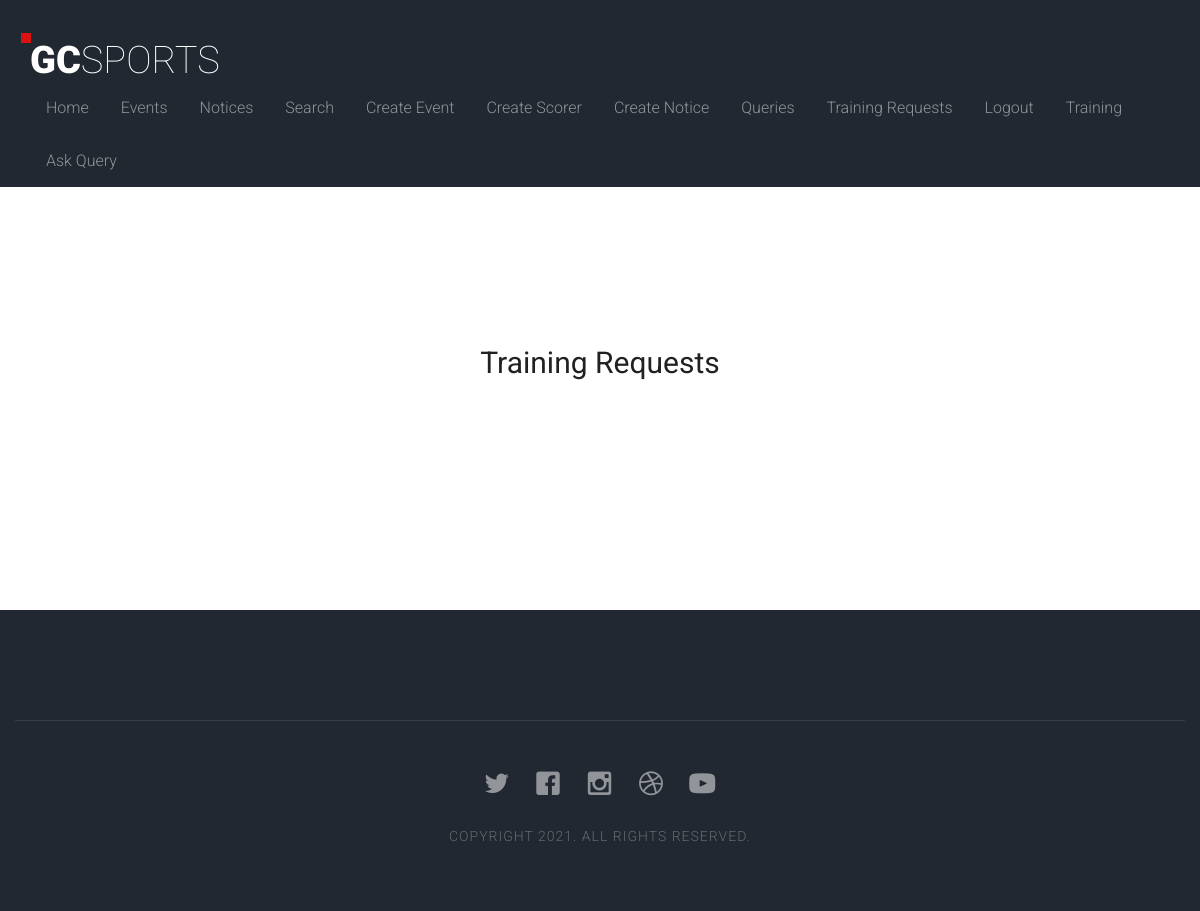
The page /members/listtrainingrequests/ (signed in) on the database as committed earlier.
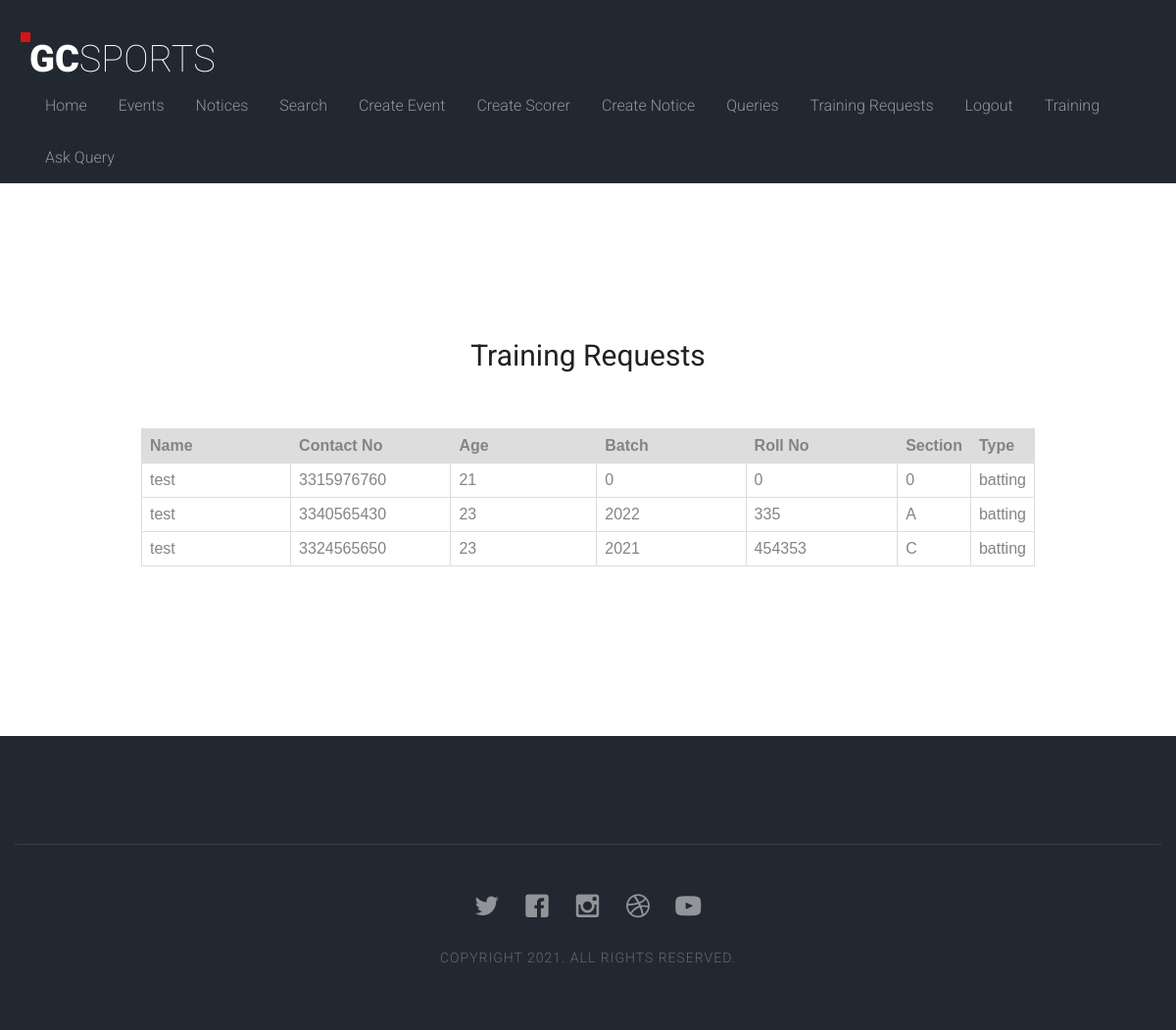
The same page on the database as committed later.
### members/models.py (models this page shows, shortened)
class Training(models.Model):
    name = models.CharField(max_length=100)
    age = models.IntegerField(default=0)
    contactno = models.IntegerField(default=0)
    batch = models.CharField(max_length=100, default=0)
    roll_number = models.CharField(max_length=100, default=0)
    section = models.CharField(max_length=100, default=0)
    type=models.CharField(max_length=10)

### members/views.py (the view)
@login_required
def training_requests(request):
    training = Training.objects.all()
    context = {
        'training': training
    }
    return render(request, 'members/training_requests.html', context)

### members/templates/members/training_requests.html (shortened to what this page needs)
{% extends 'members/base.html' %}
{% load static %}
{% block stylesheet %}
<link rel="stylesheet" type="text/css" href="{% static 'css/event-display.css' %}">
{% endblock %}
{% block content %}
<br><br><br>
 <div class="container">
 <div class="table-responsive">
<center>
<br><br><br><br><br><br><br><br><br>
  <h2>Training Requests</h2>
{% if training %}
 <table class="table-hover ">
    <thead>
      <tr>
	   <tr class="active">
        <th width="20%" >Name</th>
          <th width="20%" >Contact No</th>
          <th width="20%" >Age</th>
          <th width="20%" >Batch</th>
          <th width="20%" >Roll No</th>
          <th width="20%" >Section</th>
        <th width="40%" >Type</th>
      </tr>
    </thead>
     {% for train in training %}
    <tbody>
    <tr>
        <td>{{train.name}}</td>
        <td>{{train.contactno}}</td>
        <td>{{train.age}}</td>
        <td>{{train.batch}}</td>
        <td>{{train.roll_number}}</td>
        <td>{{train.section}}</td>
        <td>{{train.type}}</td>
      </tr>
	</tbody>
     {% endfor %}
</table>
{% endif %}
</center>
  </div>
  </div>
<br><br><br>
<br><br><br>
{% endblock %}

### members/templates/members/base.html (shortened to what this page needs)
{% load static %}
<html>
<head>
	<link rel="stylesheet" href="https://cdnjs.cloudflare.com/ajax/libs/font-awesome/4.7.0/css/font-awesome.min.css">
	<link rel="stylesheet" href="{% static 'Custom/css/animate.css' %}">
	<link rel="stylesheet" href="{% static 'Custom/css/icomoon.css' %}">
	<link rel="stylesheet" href="{% static 'Custom/css/bootstrap.css' %}">
	<link rel="stylesheet" href="{% static 'Custom/css/superfish.css' %}">
	<link rel="stylesheet" href="{% static 'Custom/css/style.css' %}">
	{% block stylesheet %}{% endblock %}
</head>
<body>
<div id="fh5co-wrapper" >
		<div id="fh5co-page">
		<div id="fh5co-header" >
			<header id="fh5co-header-section" class="temp" style='background-color:#222831;'>
				<div class="container">
					<div class="nav-header">
						<h1 id="fh5co-logo"><a href="{% url 'members:home' %}">GC<span>Sports</span></a></h1>
						<nav id="fh5co-menu-wrap" role="navigation">
							<ul class="sf-menu" id="fh5co-primary-menu">
								<li class=''><a href="{% url 'members:home' %}">Home</a></li>
								<li><a href="{% url 'cricket:eventdisplay' %}">Events</a></li>
								<li><a href="{% url 'cricket:noticedisplay' %}">Notices</a></li>
								<li><a href="{% url 'cricket:searchevent' %}">Search</a></li>
								{% if user.is_authenticated %}
									{% if user.is_staff %}
										<li><a href="{% url 'members:createevent' %}">Create Event</a></li>
										<li><a href="{% url 'members:scorersignup' %}">Create Scorer</a></li>
										<li><a href="{% url 'members:notice' %}">Create Notice</a></li>
										<li><a href="{% url 'members:queries' %}">Queries</a></li>
										<li><a href="{% url 'members:listtrainingrequests' %}">Training Requests</a></li>
									{% endif %}
								{% endif %}
								{% if user.is_authenticated %}
								<li><a href="{% url 'members:logout' %}">Logout</a></li>
								{% else %}
								<li><a href="{% url 'members:login' %}">Login</a></li>
								<li><a href="{% url 'members:cricketteamsignup' %}">Signup</a></li>
								{% endif %}
								<li><a href="{% url 'members:training' %}">Training</a></li>
								<li><a href="{% url 'members:askquery' %}">Ask Query</a></li>
							</ul>
						</nav>
					</div>
				</div>
			</header>
		</div>
<div class="container-fluid">
{% block content %}
{% endblock %}
</div>
<footer>
			<div id="footer">
				<div class="container">
					<div class="row copy-right">
						<div class="col-md-6 col-md-offset-3 text-center">
							<p class="fh5co-social-icons">
								<a href="#"><i class="icon-twitter2"></i></a>
								<a href="#"><i class="icon-facebook2"></i></a>
								<a href="#"><i class="icon-instagram"></i></a>
								<a href="#"><i class="icon-dribbble2"></i></a>
								<a href="#"><i class="icon-youtube"></i></a>
							</p>
							<p>Copyright 2021. All Rights Reserved. <br></p>
						</div>
					</div>
				</div>
			</div>
		</footer>
</body>
</html>

### static/Custom/css/icomoon.css (style rules this page uses)
[class^="icon-"], [class*=" icon-"] { font-family: 'icomoon' !important; speak: none; font-style: normal; font-weight: normal; font-variant: normal; text-transform: none; line-height: 1; -webkit-font-smoothing: antialiased; -moz-osx-font-smoothing: grayscale; }
.icon-dribbble2:before { content: "\ea66"; }
.icon-facebook2:before { content: "\ea68"; }
.icon-instagram:before { content: "\ea70"; }
.icon-twitter2:before { content: "\ea7d"; }
.icon-youtube:before { content: "\ea81"; }

### static/Custom/css/superfish.css (style rules this page uses)
.sf-menu, .sf-menu * { margin: 0; padding: 0; list-style: none; }
.sf-menu li { position: relative; }
.sf-menu > li { float: left; }
.sf-menu a { display: block; position: relative; }
.sf-menu { float: left; margin-bottom: 1em; }
.sf-menu a { border-left: 1px solid #fff; border-top: 1px solid #dFeEFF; border-top: 1px solid rgba(255,255,255,.5); padding: .75em 1em; text-decoration: none; zoom: 1; }
.sf-menu a { color: #13a; }
.sf-menu li { background: #BDD2FF; white-space: nowrap; *white-space: normal; -webkit-transition: background .2s; transition: background .2s; }

### static/Custom/css/style.css (style rules this page uses)
body { font-family: "Roboto", Arial, sans-serif; line-height: 1.8; font-size: 16px; background: #fff; color: #848484; font-weight: 300; overflow-x: hidden; }
a { color: #4CB648; -webkit-transition: 0.5s; -o-transition: 0.5s; transition: 0.5s; }
p, ul, ol { margin-bottom: 1.5em; font-size: 20px; color: #848484; font-family: "Roboto", Arial, sans-serif; }
h1, h2, h3, h4, h5, h6 { color: #212121; font-family: "Roboto", Arial, sans-serif; font-weight: 400; margin: 0 0 30px 0; }
#fh5co-header { position: relative; margin-bottom: 0; z-index: 9999999; }
.sf-menu { margin: 0 !important; }
.sf-menu { float: right; }
.sf-menu a { color: rgba(255, 255, 255, 0.5); padding: 0.75em 1em !important; font-weight: normal; border-left: none; border-top: none; border-top: none; text-decoration: none; zoom: 1; font-size: 16px; border-bottom: none !important; font-weight: 300; }
.sf-menu li, .sf-menu ul li, .sf-menu ul ul li, .sf-menu li:hover, .sf-menu li.sfHover { background: transparent; }
#fh5co-header-section { padding: 0; position: absolute; top: 0; left: 0; width: 100%; z-index: 2; }
.nav-header { margin-top: 40px; position: relative; float: left; width: 100%; }
#fh5co-logo { z-index: 2; font-size: 38px; text-transform: uppercase; font-weight: 900; float: left; margin-bottom: 0; margin-top: 0; }
#fh5co-logo a { position: relative; }
#fh5co-logo a:after { position: absolute; content: ''; top: -5px; left: -9px; background: #DA1212; width: 10px; height: 10px; }
#fh5co-logo span { padding: 0; margin: 0; font-weight: 100; }
#fh5co-logo a { color: #fff; }
#fh5co-menu-wrap { position: relative; z-index: 2; display: block; float: right; }
.fh5co-social-icons > a { padding: 4px 10px; color: #4CB648; }
.fh5co-social-icons > a i { font-size: 26px; }
#footer { background: #222831; padding: 60px 0 40px; }
#footer .copy-right { border-top: 1px solid rgba(255, 255, 255, 0.1); padding-top: 50px; margin-top: 50px; }
#footer .copy-right p { color: rgba(255, 255, 255, 0.3); letter-spacing: 1px; font-size: 14px; text-transform: uppercase; }
#footer .copy-right p a { color: rgba(255, 255, 255, 0.5); }
#fh5co-wrapper { overflow-x: hidden; position: relative; }
#fh5co-page { position: relative; -webkit-transition: 0.5s; -o-transition: 0.5s; transition: 0.5s; }

### static/css/event-display.css (style rules this page uses)
table { font-family: arial, sans-serif; border-collapse: collapse; width: 80%; }
td, th { border: 1px solid #dddddd; text-align: left; padding: 8px; }

Rows that differ between the two databases and show on the page:
added Training: name "test", contactno "3315976760", age "21", batch "0", roll_number "0", section "0", type "batting"
added Training: name "test", contactno "3340565430", age "23", batch "2022", roll_number "335", section "A", type "batting"
added Training: name "test", contactno "3324565650", age "23", batch "2021", roll_number "454353", section "C", type "batting"
Other text that changed with them:
text now shown: "Name Contact No Age Batch Roll No Section Type"
